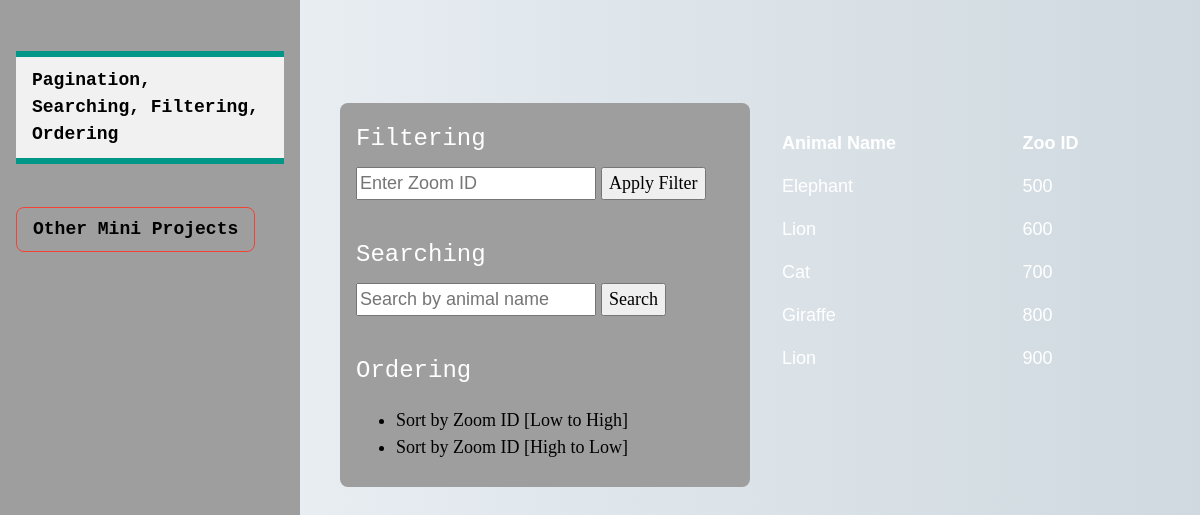
Screenshot of /app6/all-data/ with the database file from the repository.
### app6_pfso/models.py (models this page shows, shortened)
class TableData(models.Model):
    animal = models.CharField(max_length=100)
    zoom_id = models.CharField(max_length=10)

### app6_pfso/app6_api/views.py (the view)
# urls.py: path("all-data/", views.AllData, name="fso-all-app6"),
def AllData(request):
    tableDatas = TableData.objects.all()
    context = {
        "sidebar_content": "Pagination, Searching, Filtering, Ordering",
        "tableDatas" : tableDatas
    }
    return render(request, "app6_pfso/fso.html", context)

### app6_pfso/templates/app6_pfso/fso.html (shortened to what this page needs)
{% extends 'base2.html' %}
{% load static %}
{% block content %}
<link rel="stylesheet" href="{% static 'app6_pfso/css/pfso.css' %}">
<body>
        <div class="w3-content w3-text-white w3-large" style="margin-top:60px"><br>
            <div class="w3-col l6 w3-padding w3-round-large w3-panel w3-grey">
                <h3 class="w3-text-white w3-monospace">Filtering</h3>
                <form method="GET" action="{% url 'fso-filter-app6' %}">
                    <input type="number" name="zoomId" placeholder="Enter Zoom ID" />
                    <button type="submit" class="w3-serif">Apply Filter</button>
                </form>
                <br>
                <h3 class="w3-text-white w3-monospace">Searching</h3>
                <form method="GET" action="{% url 'search-app6' %}">
                    <input type="text" name="search" placeholder="Search by animal name" value="{{ search_query }}">
                    <button type="submit" class="w3-serif">Search</button>
                </form>
                <br>
                <div>
                    <h3 class="w3-text-white w3-monospace">Ordering</h3>
                    <ul>
                        <li><a href="{% url 'ordering-app6' %}?order_direction=asc" class="w3-serif">Sort by Zoom ID [Low to High]</a></li>
                        <li><a href="{% url 'ordering-app6' %}?order_direction=desc" class="w3-serif">Sort by Zoom ID [High to Low]</a></li>
                    </ul>
                </div>
            </div>
            <div class="w3-col l6 w3-padding ">
                <br>
                    <table class="w3-table ">
                        <tr>
                          <th>Animal Name</th>
                          <th>Zoo ID</th>
                        </tr>
                        {% for data in tableDatas %}
                        <tr>
                          <td>{{data.animal}}</td>
                          <td>{{data.zoom_id}}</td>
                        </tr>
                        {% endfor %}
                    </table>
            </div>
        </div>
</body>
{% endblock %}

### static/css/w3.css (style rules this page uses)
html { box-sizing:border-box }
*,*:before,*:after { box-sizing:inherit }
html { -ms-text-size-adjust:100%;-webkit-text-size-adjust:100% }
body { margin:0 }
a { background-color:transparent }
button,input,select,textarea,optgroup { font:inherit;margin:0 }
button,input { overflow:visible }
button,select { text-transform:none }
button,[type=button],[type=reset],[type=submit] { -webkit-appearance:button }
html,body { font-family:Verdana,sans-serif;font-size:15px;line-height:1.5 }
html { overflow-x:hidden }
h3 { font-size:24px }
.w3-serif { font-family:serif }
.w3-monospace { font-family:monospace }
h1,h2,h3,h4,h5,h6 { font-family:"Segoe UI",Arial,sans-serif;font-weight:400;margin:10px 0 }
a { color:inherit }
.w3-table,.w3-table-all { border-collapse:collapse;border-spacing:0;width:100%;display:table }
.w3-table td,.w3-table th,.w3-table-all td,.w3-table-all th { padding:8px 8px;display:table-cell;text-align:left;vertical-align:top }
.w3-table th:first-child,.w3-table td:first-child,.w3-table-all th:first-child,.w3-table-all td:first-child { padding-left:16px }
.w3-container:after,.w3-container:before,.w3-panel:after,.w3-panel:before,.w3-row:after,.w3-row:before,.w3-row-padding:after,.w3-row-padding:before, .w3-cell-row:before,.w3-cell-row:after,.w3-clear:after,.w3-clear:before,.w3-bar:before,.w3-bar:after { content:"";display:table;clear:both }
.w3-col,.w3-half,.w3-third,.w3-twothird,.w3-threequarter,.w3-quarter { float:left;width:100% }
@media (min-width:993px) { .w3-col.l6 { width:49.99999% } }
.w3-content,.w3-auto { margin-left:auto;margin-right:auto }
.w3-content { max-width:980px }
.w3-round-large { border-radius:8px }
.w3-container,.w3-panel { padding:0.01em 16px }
.w3-panel { margin-top:16px;margin-bottom:16px }
.w3-large { font-size:18px!important }
.w3-padding { padding:8px 16px!important }
.w3-grey,.w3-hover-grey:hover,.w3-gray,.w3-hover-gray:hover { color:#000!important;background-color:#9e9e9e!important }
.w3-text-white,.w3-hover-text-white:hover { color:#fff!important }

### app9_async/static/app9_async/css/styles.css (style rules this page uses)
body { background: linear-gradient(to right, #f0f4f8, #cfd9df); font-family: Arial, sans-serif; }

### templates/base2.html (style rules this page uses)
body { background-color: #555; }
a { text-decoration: none; }

### rows the page displays
TableData: animal "Elephant", zoom_id "500"
TableData: animal "Lion", zoom_id "600"
TableData: animal "Cat", zoom_id "700"
TableData: animal "Giraffe", zoom_id "800"
TableData: animal "Lion", zoom_id "900"

### other values shown
{{ sidebar_content }} "Pagination, Searching, Filtering, Ordering"
